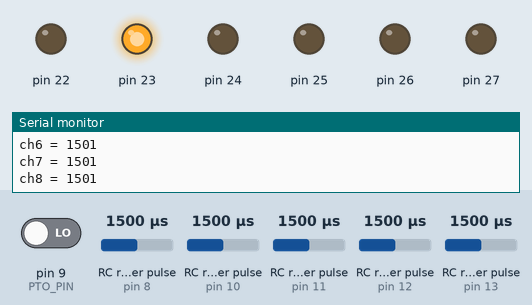
Simulated run of this sketch. Board: Arduino Mega 2560, built with avr-gcc and run on an emulated ATmega2560. Shown: output pins drawn as LEDs (lit = HIGH), the last lines printed to the serial monitor. Wiring (inferred from the names in the program): 5 × RC receiver channel: data pin 8 / data pin 10 / data pin 11 / data pin 12 / data pin 13. The inputs (shaded band) are chosen by the test bench; at power-on: RC receiver pulse (sensors on pin 8, pin 10, pin 11, pin 12, pin 13) 1500 µs, pin 9 (PTO_PIN) LOW.

Above: at 1.2 s.
1.3 s: RC receiver pulse (sensor on pin 8) set to 1478 µs
At 3.2 s:
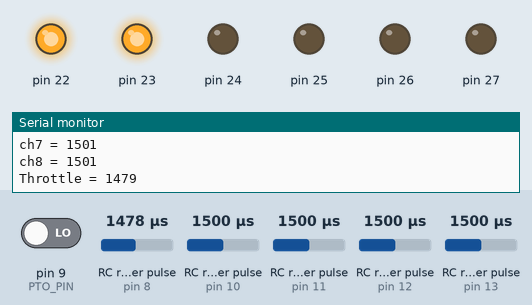
3.5 s: RC receiver pulse (sensor on pin 10) set to 1482 µs
At 4.6 s:
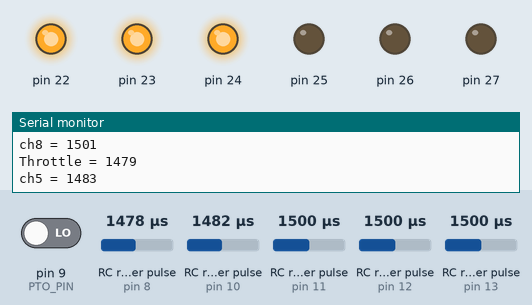
5.5 s: RC receiver pulse (sensor on pin 11) set to 1483 µs
At 6.5 s:
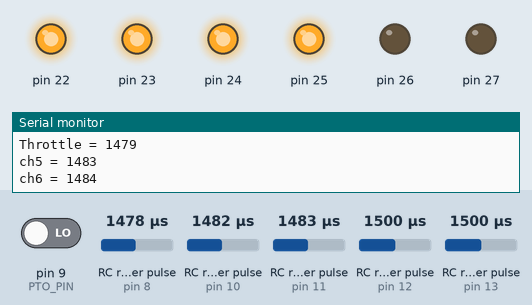
7.6 s: RC receiver pulse (sensor on pin 12) set to 1020 µs
At 9.3 s:
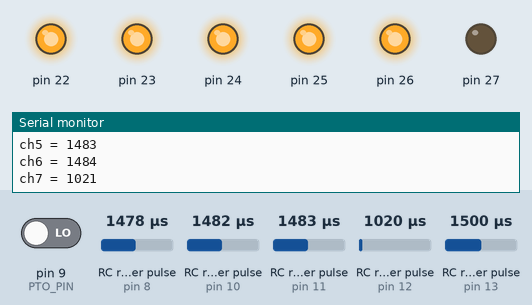
9.6 s: RC receiver pulse (sensor on pin 13) set to 1020 µs
At 11.4 s:
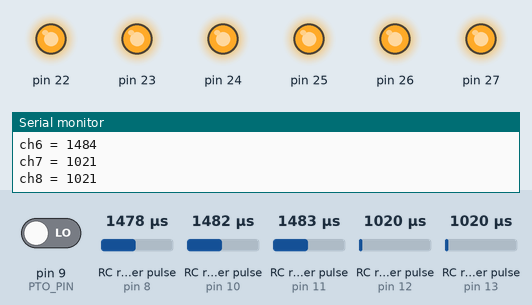
11.7 s: RC receiver pulse (sensor on pin 10) set to 1750 µs
At 13.0 s:
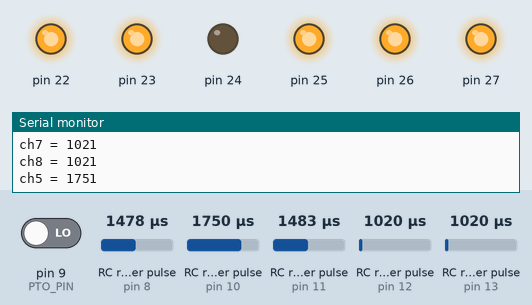
Timing chart, 0 to 14.7 s (numbered marks = the images above; inputs shaded):
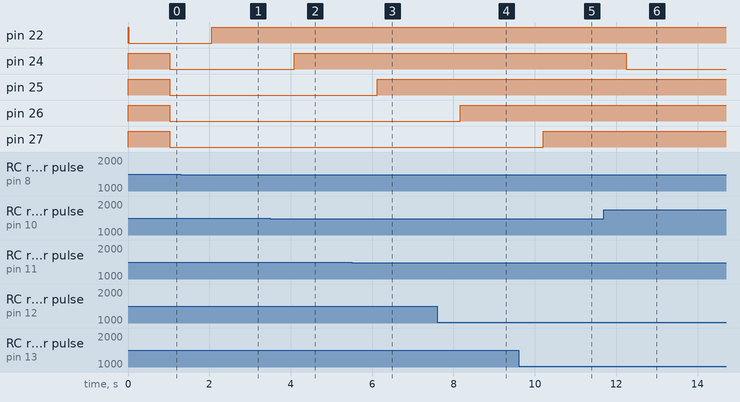

Measured:
- the behaviour switches between 1493 and 1492 µs on RC receiver pulse (sensor on pin 8) (found by bisection; images 0 and 1)
- the behaviour switches between 1493 and 1492 µs on RC receiver pulse (sensor on pin 10) (found by bisection; images 1 and 2)
- the behaviour switches between 1493 and 1492 µs on RC receiver pulse (sensor on pin 11) (found by bisection; images 2 and 3)
- after the input at 1.3 s, pin 22: LOW → HIGH after 0.76 s
- after the input at 3.5 s, pin 24: LOW → HIGH after 0.58 s
- after the input at 5.5 s, pin 25: LOW → HIGH after 0.63 s
- after the input at 7.6 s, pin 26: LOW → HIGH after 0.57 s
- after the input at 9.6 s, pin 27: LOW → HIGH after 0.61 s
- after the input at 11.7 s, pin 24: HIGH → LOW after 0.54 s

The sketch:

Lawnmower.ino
```cpp
/* Lawnmower Control Module
 * 2018/06/17
 *
 * Purpose:
 * The frsky reciever will run in pwm mode sending output on channel 1,4-8
 * The ardino takes input on pins 8-13
 *
 *
 * Ardunio - Mega2560
 * RelayBoard - sainsmart
 * Channel 1 - relay pin - 8 - Throttle - on/off relay for engine
 * Channel 2 - relay pin -  - Elevon to drive servo (not sent to arduino)
 * Channel 3 - relay pin -  - Elevon to drive servo (not sent to arduino)
 * Channel 4 - relay pin - 9 - PTO
 * Channel 5 - relay pin - 10 - gain for gyro
 * Channel 6 - relay pin - 11 - Option
 * Channel 7 - relay pin - 12 - Option
 * Channel 8 - relay pin - 13 - Option
 *
 */
#define SLEEP 500

//Variables
boolean pin;
int relaypin;

int init_throttle;
int init_pto;
int init_ch5;
int init_ch6;
int init_ch7;
int init_ch8;

int throttle;
int pto;
int trigger;
int ch5;
int ch6;
int ch7;
int ch8;

// byte PWM_PIN = 3;
byte THROTTLE_PIN = 8;
byte PTO_PIN =  9;
byte CHANNEL5_PIN = 10;
byte CHANNEL6_PIN = 11;
byte CHANNEL7_PIN = 12;
byte CHANNEL8_PIN = 13;

void setup() {
  // put your setup code here, to run once:


 //Relay Board - set the pin to a value for initalization
  for (relaypin=22; relaypin<28; relaypin++) {
    pinMode(relaypin,OUTPUT);
    digitalWrite(relaypin,HIGH);
  }


  // Frsky reciever setup
  //pinMode(PWM_PIN, INPUT);
  pinMode(THROTTLE_PIN, INPUT);
  pinMode(PTO_PIN, INPUT);
  pinMode(CHANNEL5_PIN, INPUT);
  pinMode(CHANNEL6_PIN, INPUT);
  pinMode(CHANNEL7_PIN, INPUT);
  pinMode(CHANNEL8_PIN, INPUT);


  //Serial Output
  Serial.begin(115000);


  //Init Variables
  init_throttle=1;
  init_pto=1;
  init_ch5=1;
  init_ch5=1;
  init_ch6=1;
  init_ch7=1;
  init_ch8=1;
}

void loop() {

// Listen for channel 1 - Throttle slider change <Engine Kill>


// If channel 1 > 1500 then turn on relay 1 (port 22) continuously until throttle drops or failsafe is triggered.
// This will connect to the ground of the engine, killing the motor if the throttle drops or failsafe is enguaged.

  throttle = pulseIn(THROTTLE_PIN, HIGH);


  if ( (throttle - init_throttle) >7 or (throttle - init_throttle) <-7 ) {
//if (throttle != init_throttle) { //detect stick movement, serial write it, and update init value for next loop.
  Serial.print ("Throttle = ");
  Serial.println (throttle);
  init_throttle = throttle;

  if (throttle > 1500) {
    //activate relay to switch ground off
    digitalWrite (22,LOW); //LOW turns relay on
  } else {
    digitalWrite (22, HIGH); //high turns relay off
  }
}


// Listen for channel 4 - PTO switch change
// If channel 4 >1500 then turn on relay 2 (port 23) for <PTO>.

  pto = pulseIn(PTO_PIN, HIGH);


if ( (pto - init_pto) >7 or (pto - init_pto) <-7 )  { //detect stick movement, serial write it, and update init value for next loop.
  Serial.print ("PTO = ");
  Serial.println (pto);
  init_pto = pto;

  if (pto > 1500) {
    //activate relay to switch pto on
    digitalWrite (23,LOW); //LOW turn relay on
  } else {
    digitalWrite (23,HIGH); //HIGH turns relay off
  }
}

// Listen for channel 5
// If channel 5 >1500 then turn on relay 2 (port 23) for <XXX>.

  ch5  = pulseIn(CHANNEL5_PIN, HIGH);


if ( (ch5 - init_ch5) >7 or (ch5 - init_ch5) <-7 )  { //detect stick movement, serial write it, and update init value for next loop.
  Serial.print ("ch5 = ");
  Serial.println (ch5);
  init_ch5 = ch5;

  if (ch5 > 1500) {
    //activate relay to switch pto on
    digitalWrite (24,LOW); //LOW turn relay on
  } else {
    digitalWrite (24,HIGH); //HIGH turns relay off
  }
}

// Listen for channel 6
// If channel 6 >1500 then turn on relay 2 (port 23) for <XXX>.

  ch6  = pulseIn(CHANNEL6_PIN, HIGH);


if ( (ch6 - init_ch6) >7 or (ch6 - init_ch6) <-7 )  { //detect stick movement, serial write it, and update init value for next loop.
  Serial.print ("ch6 = ");
  Serial.println (ch6);
  init_ch6 = ch6;

  if (ch6 > 1500) {
    //activate relay to switch pto on
    digitalWrite (25,LOW); //LOW turn relay on
  } else {
    digitalWrite (25,HIGH); //HIGH turns relay off
  }
}


// Listen for channel 7
// If channel 7 >1500 then turn on relay 2 (port 23) for <XXX>.

  ch7  = pulseIn(CHANNEL7_PIN, HIGH);


if ( (ch7 - init_ch7) >7 or (ch7 - init_ch7) <-7 )  { //detect stick movement, serial write it, and update init value for next loop.
  Serial.print ("ch7 = ");
  Serial.println (ch7);
  init_ch7 = ch7;

  if (ch7 > 1500) {
    //activate relay to switch pto on
    digitalWrite (26,LOW); //LOW turn relay on
  } else {
    digitalWrite (26,HIGH); //HIGH turns relay off
  }
}


// Listen for channel 8
// If channel 8 >1500 then turn on relay 2 (port 23) for <XXX>.

  ch8  = pulseIn(CHANNEL8_PIN, HIGH);


if ( (ch8 - init_ch8) >7 or (ch8 - init_ch8) <-7 )  { //detect stick movement, serial write it, and update init value for next loop.
  Serial.print ("ch8 = ");
  Serial.println (ch8);
  init_ch8 = ch8;

  if (ch8 > 1500) {
    //activate relay to switch pto on
    digitalWrite (27,LOW); //LOW turn relay on
  } else {
    digitalWrite (27,HIGH); //HIGH turns relay off
  }
}


}
```
